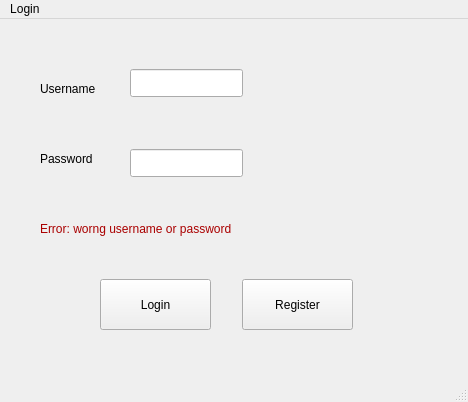
<?xml version="1.0" encoding="UTF-8"?>
<ui version="4.0">
 <class>LoginWindow</class>
 <widget class="QMainWindow" name="LoginWindow">
  <property name="geometry">
   <rect>
    <x>0</x>
    <y>0</y>
    <width>468</width>
    <height>402</height>
   </rect>
  </property>
  <property name="windowTitle">
   <string>LoginWindow</string>
  </property>
  <widget class="QWidget" name="centralwidget">
   <widget class="QPushButton" name="registerButton">
    <property name="geometry">
     <rect>
      <x>242</x>
      <y>260</y>
      <width>111</width>
      <height>51</height>
     </rect>
    </property>
    <property name="text">
     <string>Register</string>
    </property>
   </widget>
   <widget class="QPushButton" name="loginButton">
    <property name="geometry">
     <rect>
      <x>100</x>
      <y>260</y>
      <width>111</width>
      <height>51</height>
     </rect>
    </property>
    <property name="text">
     <string>Login</string>
    </property>
   </widget>
   <widget class="QLineEdit" name="username">
    <property name="geometry">
     <rect>
      <x>130</x>
      <y>50</y>
      <width>113</width>
      <height>28</height>
     </rect>
    </property>
   </widget>
   <widget class="QLineEdit" name="password">
    <property name="geometry">
     <rect>
      <x>130</x>
      <y>130</y>
      <width>113</width>
      <height>28</height>
     </rect>
    </property>
    <property name="echoMode">
     <enum>QLineEdit::Password</enum>
    </property>
   </widget>
   <widget class="QLabel" name="label">
    <property name="geometry">
     <rect>
      <x>40</x>
      <y>60</y>
      <width>81</width>
      <height>20</height>
     </rect>
    </property>
    <property name="text">
     <string>Username</string>
    </property>
   </widget>
   <widget class="QLabel" name="label_2">
    <property name="geometry">
     <rect>
      <x>40</x>
      <y>130</y>
      <width>81</width>
      <height>20</height>
     </rect>
    </property>
    <property name="text">
     <string>Password</string>
    </property>
   </widget>
   <widget class="QLabel" name="error">
    <property name="geometry">
     <rect>
      <x>40</x>
      <y>200</y>
      <width>261</width>
      <height>20</height>
     </rect>
    </property>
    <property name="text">
     <string>&lt;html&gt;&lt;head/&gt;&lt;body&gt;&lt;p&gt;&lt;span style=&quot; color:#aa0000;&quot;&gt;Error: worng username or password &lt;/span&gt;&lt;/p&gt;&lt;/body&gt;&lt;/html&gt;</string>
    </property>
   </widget>
  </widget>
  <widget class="QMenuBar" name="menubar">
   <property name="geometry">
    <rect>
     <x>0</x>
     <y>0</y>
     <width>468</width>
     <height>25</height>
    </rect>
   </property>
   <widget class="QMenu" name="menuLogin">
    <property name="title">
     <string>Login </string>
    </property>
   </widget>
   <addaction name="menuLogin"/>
  </widget>
  <widget class="QStatusBar" name="statusbar"/>
 </widget>
 <resources/>
 <connections/>
</ui>
